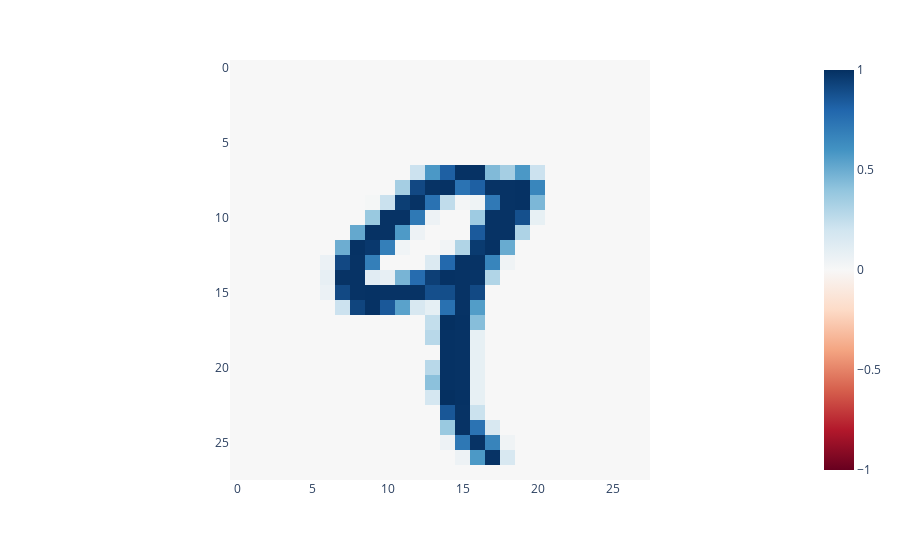

Here is the notebook cell this chart was saved with:
### Code cell
px.imshow(mnist_nines[0], color_continuous_scale='RdBu', color_continuous_midpoint=0)

### Figure 1 — Plotly figure (JSON) as saved in the notebook; plotly's stock layout.template omitted (floating-point values rounded to 4 significant figures; data arrays with more than 128 entries replaced by an {"elided": "..."} marker saying what was removed)
{"data": [{"coloraxis": "coloraxis", "hovertemplate": "x: %{x}<br>y: %{y}<br>color: %{z}<extra></extra>", "name": "0", "type": "heatmap", "xaxis": "x", "yaxis": "y", "z": {"elided": "28x28 float values"}}], "layout": {"coloraxis": {"cmid": 0, "colorscale": [[0, "rgb(103,0,31)"], [0.1, "rgb(178,24,43)"], [0.2, "rgb(214,96,77)"], [0.3, "rgb(244,165,130)"], [0.4, "rgb(253,219,199)"], [0.5, "rgb(247,247,247)"], [0.6, "rgb(209,229,240)"], [0.7, "rgb(146,197,222)"], [0.8, "rgb(67,147,195)"], [0.9, "rgb(33,102,172)"], [1, "rgb(5,48,97)"]]}, "margin": {"t": 60}, "xaxis": {"anchor": "y", "constrain": "domain", "domain": [0, 1], "scaleanchor": "y"}, "yaxis": {"anchor": "x", "autorange": "reversed", "constrain": "domain", "domain": [0, 1]}}}
